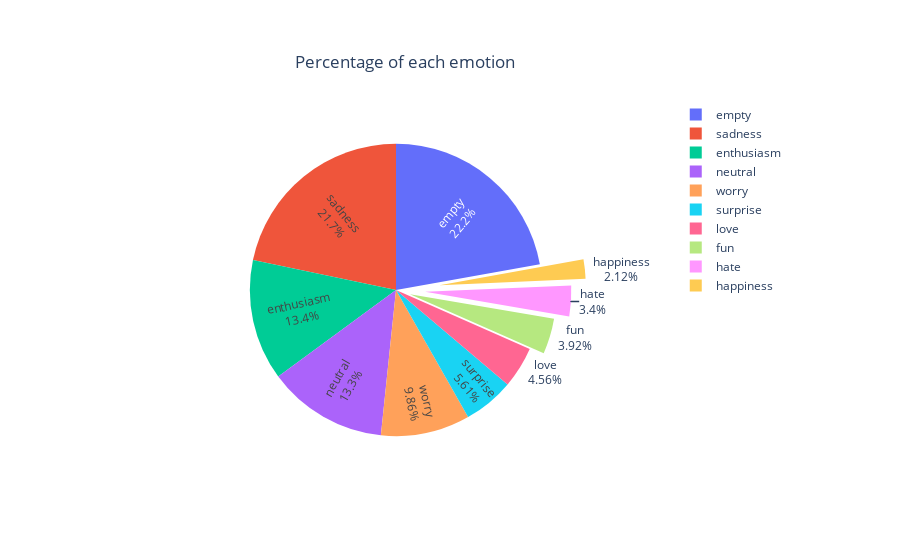

Write notebook code for a chart like this one.
### Markdown cell above
# Data Visualization

### Code cell
import plotly.graph_objects as go
col = 'sentiment'
explode = list((np.array(list(processed_data[col].dropna().value_counts()))/sum(list(processed_data[col].dropna().value_counts())))[::-1])[:10]
labels = list(processed_data[col].dropna().unique())[:10]
sizes = processed_data[col].value_counts()[:10]
fig = go.Figure(data=[go.Pie(labels=labels, values=sizes, textinfo='label+percent',
                             insidetextorientation='radial', pull=[0,0,0,0,0,0,0,0.1,0.2,0.3]
                            )])
fig.update_layout(title_text='Percentage of each emotion',title_x=0.45 ,title_y=0.9)
fig.show()

#########################################################################################################################

processed_data['char_length'] = processed_data['content'].apply(lambda x : len(x))
processed_data['word_length'] = processed_data['content'].apply(lambda x : len(x.split(" ")))
processed_data['sentence_length'] = processed_data["content"].apply(lambda x: len(str(x).split(".")))
processed_data['avg_word_length'] = processed_data['char_length'] / processed_data['word_length']
processed_data['avg_sentence_lenght'] = processed_data['word_length'] / processed_data['sentence_length']
processed_data.head()

x = "word_length"
y = "sentiment"
fig, ax = plt.subplots(nrows=1, ncols=2, figsize=(12,6))
fig.suptitle('Number of characters in the tweet for each sentiment', fontsize=12)
for i in processed_data[y].unique():
    sns.distplot(processed_data[processed_data[y]==i][x], hist=True, kde=False, 
                 bins=10, hist_kws={"alpha":0.8}, 
                 axlabel="histogram", ax=ax[0])
    sns.distplot(processed_data[processed_data[y]==i][x], hist=False, kde=True, 
                 kde_kws={"shade":True}, axlabel="density",   
                 ax=ax[1])
ax[0].grid(True)
ax[0].legend(processed_data[y].unique())
ax[1].grid(True)
plt.show()

#########################################################################################################################

fig, (ax1, ax2)  = plt.subplots(nrows=1, ncols=2, figsize=(12,6))
sns.distplot(processed_data['char_length'], ax=ax1, color='red')
sns.distplot(processed_data['word_length'], ax=ax2, color='red')
ax1.set_title('Number of characters in the tweet')
ax2.set_title('Number of words in the tweet')
plt.show()

#########################################################################################################################

corpus = processed_data[processed_data["sentiment"]=="worry"]["content"]
lst_tokens = nltk.tokenize.word_tokenize(corpus.str.cat(sep=" "))
fig, ax = plt.subplots(nrows=1, ncols=2, figsize=(14,6))
fig.suptitle("Most frequent words for anger 😡 ", fontsize=15)
 
    
## unigrams
dic_words_freq = nltk.FreqDist(lst_tokens)
dtf_uni = pd.DataFrame(dic_words_freq.most_common(), 
                       columns=["Word","Freq"])
dtf_uni.set_index("Word").iloc[:6,:].sort_values(by="Freq").plot(
                  kind="barh", title="Unigrams", ax=ax[0], 
                  legend=False).grid(axis='x')
ax[0].set(ylabel=None)
    
## bigrams
dic_words_freq = nltk.FreqDist(nltk.ngrams(lst_tokens, 2))
dtf_bi = pd.DataFrame(dic_words_freq.most_common(), 
                      columns=["Word","Freq"])
dtf_bi["Word"] = dtf_bi["Word"].apply(lambda x: " ".join(
                   string for string in x) )
dtf_bi.set_index("Word").iloc[:6,:].sort_values(by="Freq").plot(
                  kind="barh", title="Bigrams", ax=ax[1],
                  legend=False).grid(axis='x')
ax[1].set(ylabel=None)
plt.show()

#########################################################################################################################

corpus = processed_data[processed_data["sentiment"]=="happiness"]["content"]
lst_tokens = nltk.tokenize.word_tokenize(corpus.str.cat(sep=" "))
fig, ax = plt.subplots(nrows=1, ncols=2, figsize=(14,6))
fig.suptitle("Most frequent words for happiness 😄 ", fontsize=15)   
## unigrams
dic_words_freq = nltk.FreqDist(lst_tokens)
dtf_uni = pd.DataFrame(dic_words_freq.most_common(), 
                       columns=["Word","Freq"])
dtf_uni.set_index("Word").iloc[:6,:].sort_values(by="Freq").plot(
                  kind="barh", title="Unigrams", ax=ax[0], 
                  legend=False).grid(axis='x')
ax[0].set(ylabel=None)
## bigrams
dic_words_freq = nltk.FreqDist(nltk.ngrams(lst_tokens, 2))
dtf_bi = pd.DataFrame(dic_words_freq.most_common(), 
                      columns=["Word","Freq"])
dtf_bi["Word"] = dtf_bi["Word"].apply(lambda x: " ".join(
                   string for string in x) )
dtf_bi.set_index("Word").iloc[:6,:].sort_values(by="Freq").plot(
                  kind="barh", title="Bigrams", ax=ax[1],
                  legend=False).grid(axis='x')
ax[1].set(ylabel=None)
plt.show()

### Figure 1 — Plotly figure (JSON) as saved in the notebook; plotly's stock layout.template omitted (floating-point values rounded to 4 significant figures)
{"data": [{"insidetextorientation": "radial", "labels": ["empty", "sadness", "enthusiasm", "neutral", "worry", "surprise", "love", "fun", "hate", "happiness"], "pull": [0, 0, 0, 0, 0, 0, 0, 0.1, 0.2, 0.3], "textinfo": "label+percent", "type": "pie", "values": [8638, 8459, 5209, 5165, 3842, 2187, 1776, 1526, 1323, 827]}], "layout": {"title": {"text": "Percentage of each emotion", "x": 0.45, "y": 0.9}}}
